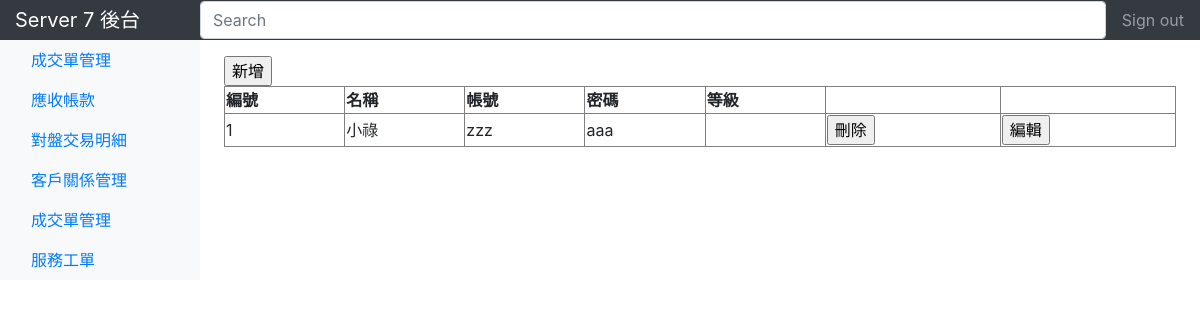
Before: /index.php/login/account with the older database file.
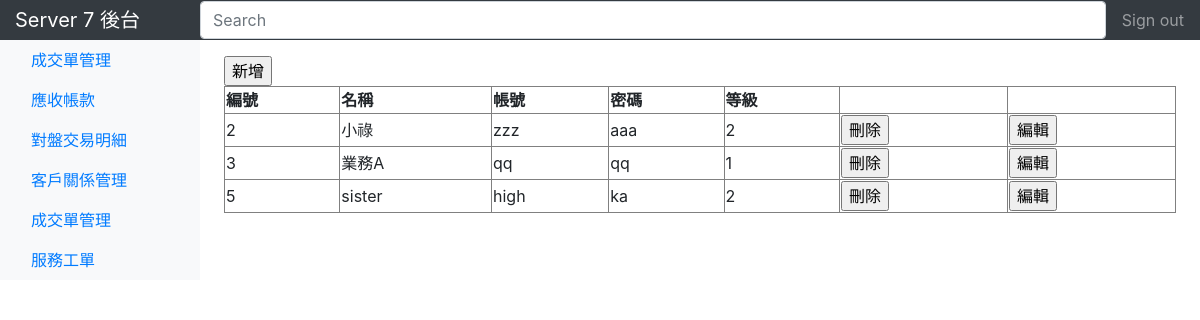
After: the same page with the newer database file.
### tables this page shows
CREATE TABLE `EMPLOYEE` (
  `ID` int(11) NOT NULL,
  `NAME` varchar(20) NOT NULL,
  `ACCOUNT` varchar(20) NOT NULL,
  `PASSWORD` varchar(20) NOT NULL,
  `LEVEL` int(2) NOT NULL
);

### application/controllers/login.php (called while the page is built, shortened)
<?php
class Login extends CI_Controller {
	public function __construct()
    {
        $this->load->helper('url');
		$this->load->helper('form');
		$this->load->helper('array');
		$this->load->library('form_validation');
		$this->load->model('login_model');
    }
		public function account() {
			$data = $this->login_model->show_account(null);
			$this->load->view('templates/header');
			$this->load->view('pages/account', array('data' => $data,));
		}
}

### index.php (called while the page is built, shortened)
<?php
require_once BASEPATH.'core/CodeIgniter.php';

### application/models/login_model.php (called while the page is built, shortened)
<?php if ( ! defined('BASEPATH')) exit('No direct script access allowed');
class Login_model extends CI_Model {
        function show_account($id){
            if (is_null($id)) {
                $query = $this->db->get('EMPLOYEE');
            } else {
                $query = $this->db->get_where('EMPLOYEE', array('ID'=>$id));
            }
            if($query->result()!=null){
                foreach ($query->result() as $row) {
                    $result[] = array('ID'=>$row-> ID,
                                    'ACCOUNT'=>$row-> ACCOUNT,
                                    'PASSWORD'=>$row-> PASSWORD,
                                    'NAME'=>$row-> NAME,
                                    'LEVEL'=>$row-> LEVEL,);
                }
                return  $result;
            }
        }
}
?>

### application/views/pages/account.php (the view)
	<main role="main" class="col-md-9 ml-sm-auto col-lg-10 pt-3 px-4">
		<div>
			<form action="go_add_account" method="POST" name="" style= "display:inline">
				<input type="submit" name="" value="新增">
			</form>
			<table style="width:100%" border="1">
				<tr>
					<th nowrap="nowrap">編號</th>
					<th nowrap="nowrap">名稱</th>
					<th nowrap="nowrap">帳號</th>
					<th nowrap="nowrap">密碼</th>
					<th nowrap="nowrap">等級</th>
					<th nowrap="nowrap"></th>
				</tr>
				<?php
				if (isset($data)) {
					for ($i=0; $i<count($data); $i++) {
						echo "<tr>";
						echo "<td>".$data[$i]['ID']."</td>";
						echo "<td>".$data[$i]['NAME']."</td>";
						echo "<td>".$data[$i]['ACCOUNT']."</td>";
						echo '<td nowrap="nowrap">'.$data[$i]['PASSWORD']."</td>";
						echo "<td>".$data[$i]['LEVEL']."</td>";
						echo '<td>
							<form action="delete_account" method="POST" name="" style= "display:inline">
							<input type="hidden" name="account_id" value="'.$data[$i]['ID'].'">
							<input type="submit" name="" value="刪除">
							</form>
							</td>';
						echo '<td>
							<form action="go_edit_account" method="POST" name="" style= "display:inline">
							<input type="hidden" name="account_id" value="'.$data[$i]['ID'].'">
							<input type="submit" name="" value="編輯">
							</form>
							</td>';
						echo "</tr>";
					}
				}
				?>
			</table>
		</div>
	</main>
</body>
</html>

### application/views/templates/header.php (shortened to what this page needs)
?><!DOCTYPE html>
<!doctype html>
<html lang="en">
  <head>
    <link rel="stylesheet" href="https://maxcdn.bootstrapcdn.com/bootstrap/4.0.0/css/bootstrap.min.css">
  </head>
  <body>
    <nav class="navbar navbar-dark sticky-top bg-dark flex-md-nowrap p-0">
        <a class="navbar-brand col-sm-3 col-md-2 mr-0" href="#">Server 7 後台</a>
          <input form="search" class="form-control form-control-dark w-100" type="text" placeholder="Search" aria-label="Search">
        <ul class="navbar-nav px-3">
            <li class="nav-item text-nowrap">
                <a class="nav-link" href="<?php echo base_url(); ?>index.php/login/logout">Sign out</a>
            </li>
        </ul>
    </nav>
    <div class="container-fluid">
        <div class="row">
            <nav class="col-md-2 d-none d-md-block bg-light sidebar">
                <div class="sidebar-sticky">
                    <ul class="nav flex-column">
                        <li class="nav-item">
                            <a class="nav-link active" href="index">
                            成交單管理<span class="sr-only">(current)</span>
                            </a>
                        </li>
                        <li class="nav-item">
                            <a class="nav-link" href="checkbill">
                            應收帳款
                            </a>
                        </li>
                        <li class="nav-item">
                            <a class="nav-link" href="#">
                            對盤交易明細
                            </a>
                        </li>
                        <li class="nav-item">
                            <a class="nav-link" href="#">
                            客戶關係管理
                            </a>
                        </li>
                        <li class="nav-item">
                            <a class="nav-link" href="#">
                            成交單管理
                            </a>
                        </li>
                        <li class="nav-item">
                            <a class="nav-link" href="#">
                            服務工單
                            </a>
                        </li>
                    </ul>
                </div>
            </nav>

### application/views/templates/header.php (style rules this page uses)
th, td, form { white-space: nowrap; }

Changed rows visible on the page:
removed employee: ID "1", NAME "小祿", ACCOUNT "zzz", PASSWORD "aaa"
added employee: ID "2", NAME "小祿", ACCOUNT "zzz", PASSWORD "aaa", LEVEL "2"
added employee: ID "3", NAME "業務A", ACCOUNT "qq", PASSWORD "qq", LEVEL "1"
added employee: ID "5", NAME "sister", ACCOUNT "high", PASSWORD "ka", LEVEL "2"
